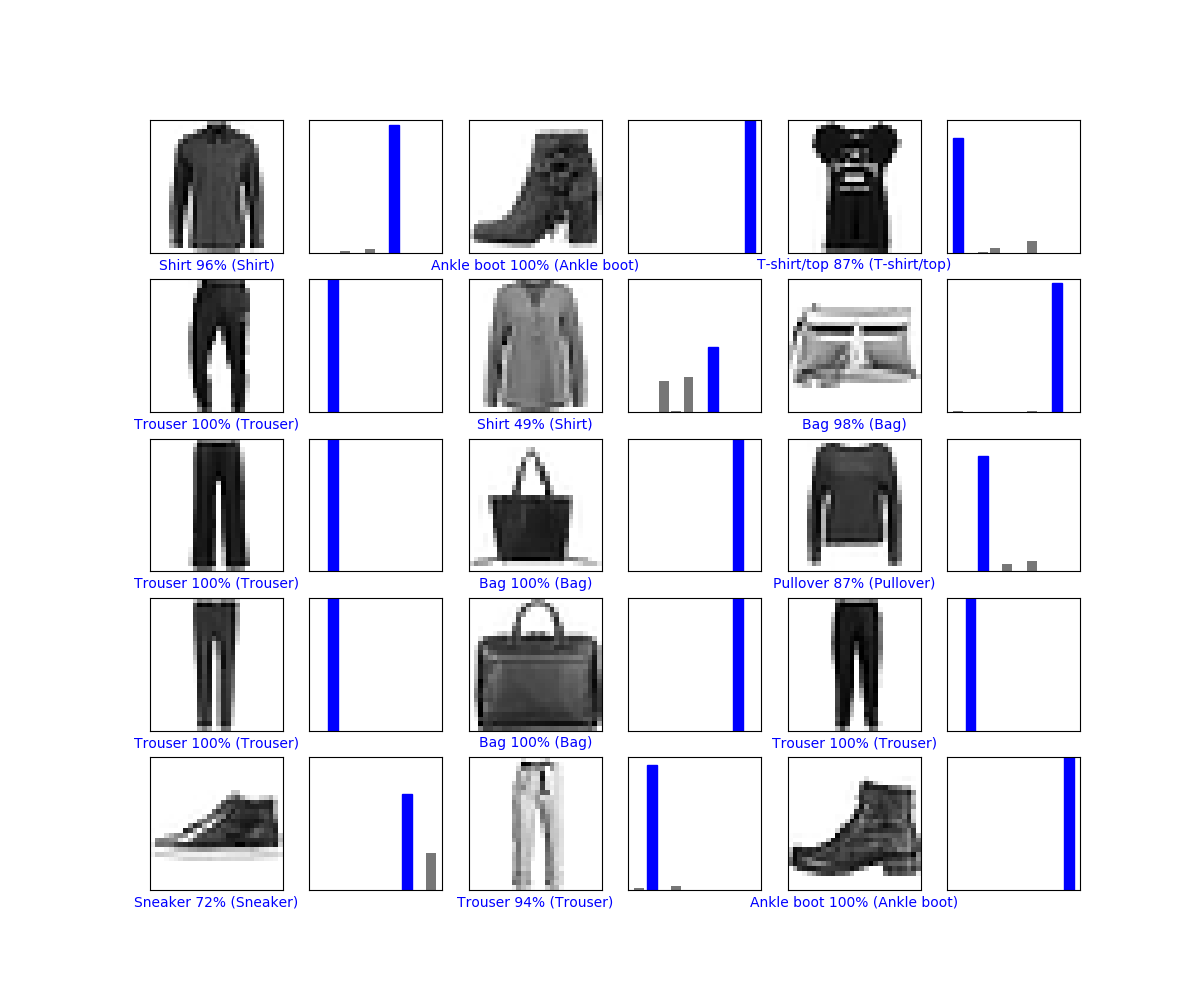

Python code for this plot:
from __future__ import absolute_import, division, print_function, unicode_literals

# TensorFlow and tf.keras
import tensorflow as tf
from tensorflow import keras

# Helper libraries
import numpy as np
import matplotlib.pyplot as plt

def plot_image(i, predictions_array, true_label, img):
  predictions_array, true_label, img = predictions_array[i], true_label[i], img[i]
  plt.grid(False)
  plt.xticks([])
  plt.yticks([])
  
  plt.imshow(img, cmap=plt.cm.binary)
  
  predicted_label = np.argmax(predictions_array)
  if predicted_label == true_label:
    color = 'blue'
  else:
    color = 'red'
  
  plt.xlabel("{} {:2.0f}% ({})".format(class_names[predicted_label],
                                100*np.max(predictions_array),
                                class_names[true_label]),
                                color=color)

def plot_value_array(i, predictions_array, true_label):
  predictions_array, true_label = predictions_array[i], true_label[i]
  plt.grid(False)
  plt.xticks([])
  plt.yticks([])
  thisplot = plt.bar(range(10), predictions_array, color="#777777")
  plt.ylim([0, 1])
  predicted_label = np.argmax(predictions_array)
  
  thisplot[predicted_label].set_color('red')
  thisplot[true_label].set_color('blue')

if __name__ == "__main__":
	fashion_mnist = keras.datasets.fashion_mnist

	(train_images, train_labels), (test_images, test_labels) = fashion_mnist.load_data()

	class_names = ['T-shirt/top', 'Trouser', 'Pullover', 'Dress', 'Coat',
				   'Sandal', 'Shirt', 'Sneaker', 'Bag', 'Ankle boot']

	#rescale from (int)0-255 to (float)0-1
	train_images = train_images / 255.0
	test_images = test_images / 255.0

	model = keras.Sequential([
		keras.layers.Flatten(input_shape=(28, 28)),
		keras.layers.Dense(128, activation=tf.nn.relu),
		keras.layers.Dense(10, activation=tf.nn.softmax)
	])

	model.compile(optimizer='adam',
				  loss='sparse_categorical_crossentropy',
				  metrics=['accuracy'])

	model.fit(train_images, train_labels, epochs=5)

	test_loss, test_acc = model.evaluate(test_images, test_labels)

	print('Test accuracy:', test_acc)


	predictions = model.predict(test_images)

	# Plot the first X test images, their predicted label, and the true label
	# Color correct predictions in blue, incorrect predictions in red
	num_rows = 5
	num_cols = 3
	num_images = num_rows*num_cols
	plt.figure(figsize=(2*2*num_cols, 2*num_rows))
	for i in range(num_images):
	  plt.subplot(num_rows, 2*num_cols, 2*i+1)
	  plot_image(9000+i, predictions, test_labels, test_images)
	  plt.subplot(num_rows, 2*num_cols, 2*i+2)
	  plot_value_array(9000+i, predictions, test_labels)
	plt.show()
